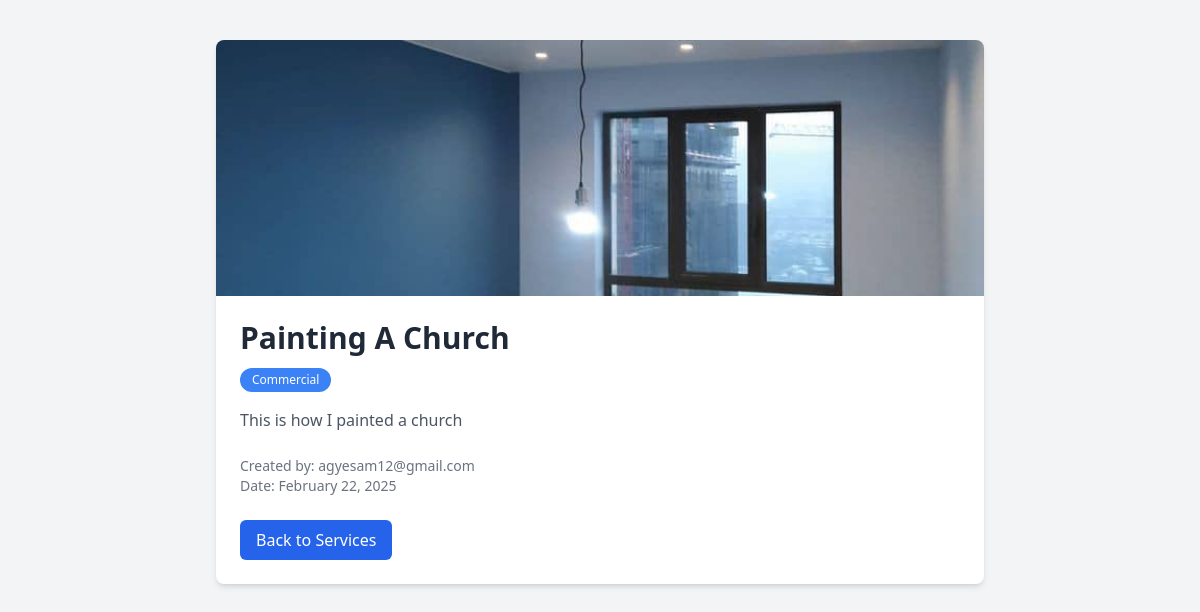
The page /service/detail/51267979/ on the database its author committed.
### paint/models.py (models this page shows, shortened)
class Service(models.Model):
    service_id = IntegerIDField(unique=True, editable=False, primary_key=True)
    name = models.CharField(max_length=255)
    description = models.TextField()
    category = models.CharField(max_length=20, choices=SERVICE_CATEGORIES)
    image = models.ImageField(upload_to='services/')
    created_by = models.ForeignKey(User, on_delete=models.SET_NULL, null=True, blank=True, related_name='services')
    created_at = models.DateTimeField(auto_now_add=True, null=True)

class User(AbstractUser):
    user_id = IntegerIDField(unique=True, editable=False, primary_key=True)
    full_name = models.CharField(max_length=60, null=True, blank=True)
    photo = ResizedImageField(size=[500, 500], default='media/user.jpg', upload_to='users/')
    phone_number = models.CharField(max_length=20, blank=False, null=True)
    address = models.CharField(max_length=255, blank=False, null=True)
    email = models.EmailField(blank=False, unique=True, null=True)
    is_user = models.BooleanField(default=False)
    is_worker = models.BooleanField(default=False)
    is_admin = models.BooleanField(default=False)
    is_verified = models.BooleanField(default=False)
    bio = CKEditor5Field(config_name='extends', max_length=200, blank=True, default="Hi there,...")
    otp = models.CharField(max_length=4, blank=True, null=True)
    allow_sms = models.BooleanField(default=True)
    USERNAME_FIELD = 'email'
    REQUIRED_FIELDS = ['username']
    def __str__(self):
        return self.email

### paint/views.py (the view)
# urls.py: path('service/detail/<str:service_id>/',ServiceDetails.as_view(),name='service_detail'),
class ServiceDetails(DetailView):
    model = Service
    template_name = 'service_details.html'
    context_object_name = 'service'
    slug_field = 'service_id'
    def get_object(self, queryset=None):
        return Service.objects.get(pk=self.kwargs['service_id'])
    def get_context_data(self , **kwargs):
        context = super().get_context_data(**kwargs)
        context['page_name'] = "service_detail"
        return context

### paint/templates/service_details.html (shortened to what this page needs)
<!DOCTYPE html>
<html lang="en">
<head>
    <script src="https://cdn.tailwindcss.com"></script>
</head>
<body class="bg-gray-100">
    <div class="container mx-auto py-10 px-6">
        <div class="max-w-3xl mx-auto bg-white rounded-lg shadow-md overflow-hidden">
            <img src="{{ service.image.url }}" alt="{{ service.name }}" class="w-full h-64 object-cover">
            <div class="p-6">
                <h1 class="text-3xl font-bold text-gray-800">{{ service.name }}</h1>
                <span class="inline-block bg-blue-500 text-white text-xs px-3 py-1 rounded-full mt-3">{{ service.category }}</span>
                <p class="text-gray-600 mt-4">{{ service.description }}</p>
                <div class="mt-6">
                    <p class="text-gray-500 text-sm">Created by: {{ service.created_by }}</p>
                    <p class="text-gray-500 text-sm">Date: {{ service.created_at|date:"F d, Y" }}</p>
                </div>
                <a href="{% url 'display_service' %}" class="mt-6 inline-block bg-blue-600 text-white px-4 py-2 rounded-md hover:bg-blue-700 transition">Back to Services</a>
            </div>
        </div>
    </div>
</body>
</html>

### rows shown on the page
Service: image (picture), name "Painting A Church", category "Commercial", description "This is how I painted a church", created_by "agyesam12@gmail.com", created_at "February 22, 2025"
